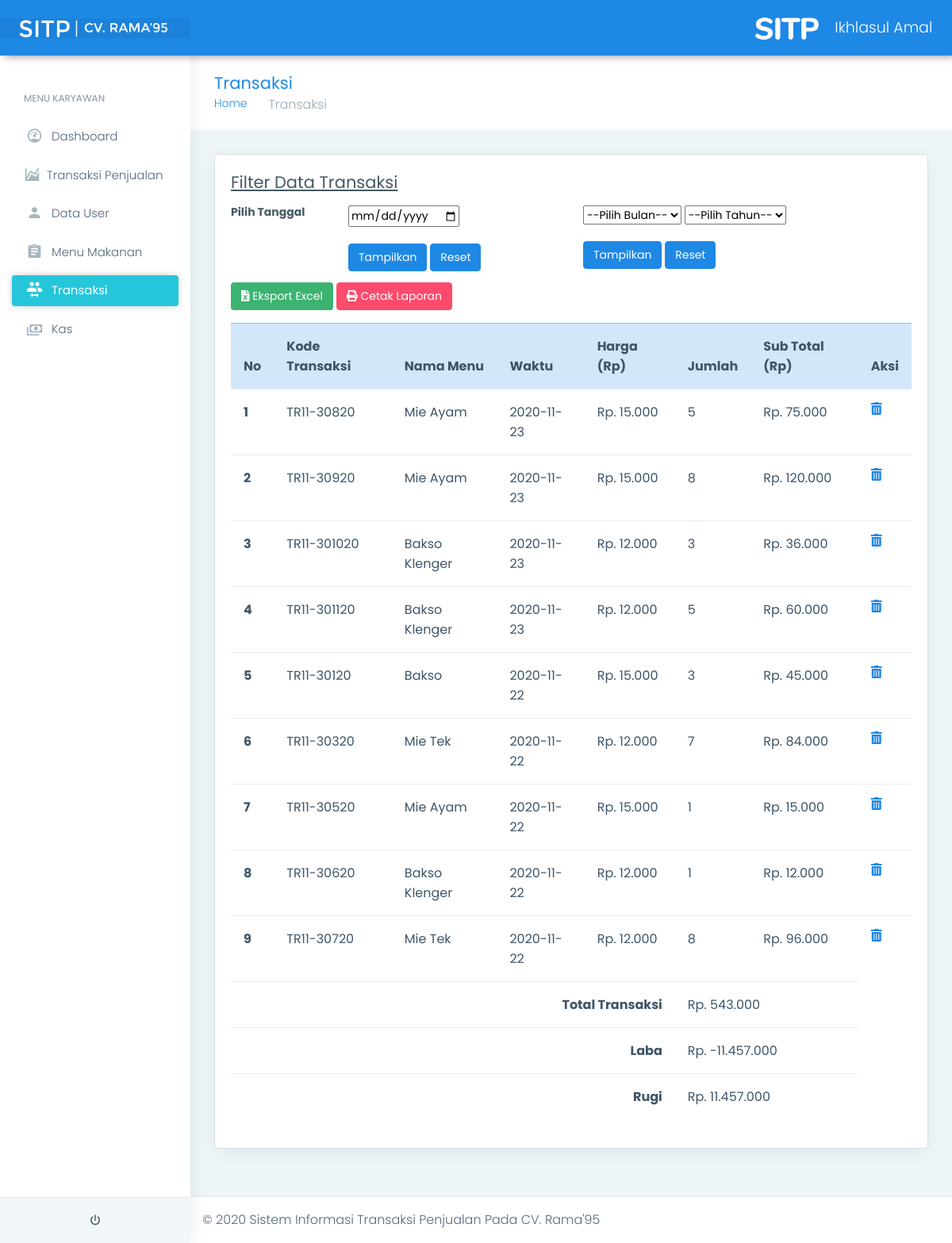
The app's page /admin/admin-transaksi.php (signed in) with its own data.
### tables this page shows
CREATE TABLE `tbl_user` (
  `id_user` int(11) NOT NULL,
  `nama` varchar(50) NOT NULL,
  `email` varchar(50) NOT NULL,
  `password` varchar(128) NOT NULL,
  `level` int(1) NOT NULL COMMENT '0 = admin,\r\n1 = pimpinan,'
);

CREATE TABLE `tbl_transaksi` (
  `id_transaksi` int(11) NOT NULL,
  `id_menu` int(5) NOT NULL,
  `tgl_transaksi` date NOT NULL,
  `harga_m` varchar(50) NOT NULL,
  `jumlah_menu` varchar(14) NOT NULL,
  `total_transaksi` varchar(50) NOT NULL
);

CREATE TABLE `tbl_menu` (
  `id_menu` int(11) NOT NULL,
  `nama_m` varchar(50) NOT NULL,
  `harga_m` varchar(50) NOT NULL,
  `kategori_m` varchar(50) NOT NULL
);

### admin/admin-transaksi.php (the view, shortened to what this page needs)
<?php include 'header.php'; ?>
<!DOCTYPE html>
<html dir="ltr" lang="en">
<body>
  <div id="main-wrapper" data-layout="vertical" data-navbarbg="skin5" data-sidebartype="full" data-sidebar-position="absolute" data-header-position="absolute" data-boxed-layout="full">
    <header class="topbar" data-navbarbg="skin6">
      <nav class="navbar top-navbar navbar-expand-md navbar-dark">
        <div class="navbar-header" data-logobg="skin6">
          <a class="navbar-brand ml-4" href="">
            <b class="logo-icon">
              <img src="../assets/images/LOGO-RAKA.png" alt="homepage" height="25px" class="dark-logo" />
            </b>
          </a>
        </div>
        <div class="navbar-collapse collapse" id="navbarSupportedContent" data-navbarbg="skin5">
          <ul class="navbar-nav">
            <li class="nav-item dropdown">
              <a class="nav-link dropdown-toggle text-muted waves-effect waves-dark" href="" data-toggle="dropdown" aria-haspopup="true" aria-expanded="false"><img src="../assets/images/SITP.png" alt="user" style="height: 30px;margin-right: 20px" ><?php
                    $email= $_SESSION['email'];
                    $data=mysqli_query($conn,"SELECT * FROM tbl_user WHERE email='$email' ");
                    while($tampil=mysqli_fetch_array($data))
                    {
                      echo $tampil['nama'];
                    }
                ?></a>
            </li>
          </ul>
        </div>
      </nav>
    </header>
    <?php include 'sidebar.php'; ?>
    <div class="page-wrapper">
      <div class="page-breadcrumb">
        <div class="row align-items-center">
          <div class="col-md-6 col-8 align-self-center">
            <h3 class="page-title mb-0 p-0">Transaksi</h3>
            <div class="d-flex align-items-center">
              <nav aria-label="breadcrumb">
                <ol class="breadcrumb">
                  <li class="breadcrumb-item"><a href="#">Home</a></li>
                  <li class="breadcrumb-item active" aria-current="page">Transaksi</li>
                </ol>
              </nav>
            </div>
          </div>
        </div>
      </div>
      <div class="container-fluid">
        <div class="row">
          <div class="col-12">
            <div class="card">
              <div class="card-body">
                <form action="get">
                  <h4 class="card-title"><u>Filter Data Transaksi </u></h4>
                </form>
                <div class="row pb-12">
                  <div class="col-2">
                    <h6 class="d-inline">Pilih Tanggal</h6>
                  </div>
                  <div class="col-4">
                    <form action="" method="get">
                    <input type="date" name="tgl" value="filter"><br><br>
                    <button type="submit" name="cari" class="btn btn-info">Tampilkan</button>
                    <a href="admin-transaksi.php" class="btn btn-info">Reset</a>
                    </form>
                  </div>
                  <div class="col-4">
                    <form action="" method="get">
                    <select name="bulan" required>
                      <option disabled selected>--Pilih Bulan--</option>
                    </select>
                    <select name="tahun" required>
                      <option disabled selected>--Pilih Tahun--</option>
                    </select>
                    <br><br>
                    <button type="submit" name="caribulan" class="btn btn-info">Tampilkan</button>
                    <a href="admin-transaksi.php" class="btn btn-info">Reset</a>
                    </form>
                  </div>
                </div>
                <a class="btn mb-3" href="excel/etransaksi.php" style="background-color: mediumseagreen; color:white;"><em class="fa fa-file-excel"></em> Eksport Excel</a>
                <a href="cetak/ctransaksi.php" target="_blank" class="btn btn-danger mb-3"><em class="fa fa-print"></em> Cetak Laporan</a>
                <table class="table table-hover" id="table_id">
                  <thead>
                    <tr class="table-info">
                      <th scope="col">No</th>
                      <th scope="col">Kode Transaksi</th>
                      <th scope="col">Nama Menu</th>
                      <th scope="col">Waktu</th>
                      <th scope="col">Harga (Rp)</th>
                      <th scope="col">Jumlah</th>
                      <th scope="col">Sub Total (Rp)</th>
                      <th scope="col">Aksi</th>
                    </tr>
                  </thead>
                  <tbody>
                    <?php
                    if(isset($_GET['cari'])){
                      $tgl = $_GET['tgl'];
                      $no = 1;
                      $gj=mysqli_query($conn,"SELECT * FROM tbl_transaksi as a inner join tbl_menu as b on a.id_menu=b.id_menu WHERE tgl_transaksi='$tgl' ORDER BY tgl_transaksi DESC");
                      foreach ($gj as $g) : ?>
                    <tr>
                      <th scope="row"><?= $no++; ?></th>
                      <td>TR<?= date('m-d').$g['id_transaksi'].date('y');?></td>
                      <td><?= $g['nama_m'];?></td>
                      <td><?= $g['tgl_transaksi'];?></td>
                      <td><?= "Rp. ". number_format($g['harga_m'], 0, ',', '.')?></td>
                      <td><?= $g['jumlah_menu'];?></td>
                      <td><?= "Rp. ". number_format($g['total_transaksi'], 0, ',', '.')?></td>
                      <td><a href="../control/htransaksi.php?id_transaksi=<?= $g['id_transaksi']?>" onclick="return confirm('yakin Hapus ?')"><i class="fas fa-trash-alt "></i></a></td>
                    </tr>
                  <?php endforeach;}elseif(isset($_GET['caribulan'])){
                      $bulan = $_GET['bulan'];
                      $tahun = $_GET['tahun'];
                      $no = 1;
                      $gj=mysqli_query($conn,"SELECT * FROM tbl_transaksi as a inner join tbl_menu as b on a.id_menu=b.id_menu WHERE tgl_transaksi LIKE '%$tahun-$bulan%' ORDER BY tgl_transaksi DESC");
                      foreach ($gj as $g) : ?>
                    <tr>
                      <th scope="row"><?= $no++; ?></th>
                      <td>TR<?= date('m-d').$g['id_transaksi'].date('y');?></td>
                      <td><?= $g['nama_m'];?></td>
                      <td><?= $g['tgl_transaksi'];?></td>
                      <td><?= "Rp. ". number_format($g['harga_m'], 0, ',', '.')?></td>
                      <td><?= $g['jumlah_menu'];?></td>
                      <td><?= "Rp. ". number_format($g['total_transaksi'], 0, ',', '.')?></td>
                      <td><a href="../control/htransaksi.php?id_transaksi=<?= $g['id_transaksi']?>" onclick="return confirm('yakin Hapus ?')"><i class="fas fa-trash-alt "></i></a></td>
                    </tr>
                  <?php endforeach;}else{
                      $no = 1;
                      $gj=mysqli_query($conn,"SELECT * FROM tbl_transaksi as a inner join tbl_menu as b on a.id_menu=b.id_menu ORDER BY tgl_transaksi DESC");
                      foreach ($gj as $g) : ?>
                    <tr>
                      <th scope="row"><?= $no++; ?></th>
                      <td>TR<?= date('m-d').$g['id_transaksi'].date('y');?></td>
                      <td><?= $g['nama_m'];?></td>
                      <td><?= $g['tgl_transaksi'];?></td>
                      <td><?= "Rp. ". number_format($g['harga_m'], 0, ',', '.')?></td>
                      <td><?= $g['jumlah_menu'];?></td>
                      <td><?= "Rp. ". number_format($g['total_transaksi'], 0, ',', '.')?></td>
                      <td><a href="../control/htransaksi.php?id_transaksi=<?= $g['id_transaksi']?>" onclick="return confirm('yakin Hapus ?')"><i class="fas fa-trash-alt "></i></a></td>
                    </tr>
                   <?php endforeach;}?>
                    <tr>
                      <th scope="row" colspan="5" style="text-align: right">Total Transaksi</th>
                      <?php
                        $gj=mysqli_query($conn,"SELECT SUM(total_transaksi) AS Total FROM tbl_transaksi");
                        $tot = mysqli_fetch_array($gj);
                        $total = $tot['Total'];
                        $data=mysqli_query($conn,"SELECT SUM(kas_awal) AS Total FROM tbl_kas_awal");
                        $tm = mysqli_fetch_array($data);
                        $kas = $tm['Total'];
                        $laba = $total-$kas;
                        $rugi = $kas - $tot['Total'];
                       ?>
                      <td colspan="2"><?= "Rp. ". number_format($total, 0, ',', '.')?></td>
                    </tr>
                    <tr>
                      <th scope="row" colspan="5" style="text-align: right">Laba</th>
                      <td colspan="2"><?= "Rp. ". number_format($laba, 0, ',', '.')?></td>
                    </tr>
                    <tr>
                      <th scope="row" colspan="5" style="text-align: right">Rugi</th>
                      <td colspan="2"><?= "Rp. ". number_format($rugi, 0, ',', '.')?></td>
                    </tr>
                  </tbody>
                </table>
              </div>
            </div>
          </div>
        </div>
      </div>
      <footer class="footer"> © 2020 Sistem Informasi Transaksi Penjualan Pada CV. Rama'95 </a>
      </footer>
    </div>
  </div>
</body>
</html>

### admin/header.php (shortened to what this page needs)
<head>
  <link href="../assets/plugins/chartist-js/dist/chartist.min.css" rel="stylesheet">
  <link href="../assets/plugins/chartist-js/dist/chartist-init.css" rel="stylesheet">
  <link href="../assets/plugins/chartist-plugin-tooltip-master/dist/chartist-plugin-tooltip.css" rel="stylesheet">
  <link href="../assets/plugins/c3-master/c3.min.css" rel="stylesheet">
  <link href="css/style.min.css" rel="stylesheet">
</head>

### admin/sidebar.php (shortened to what this page needs)
<aside class="left-sidebar" data-sidebarbg="skin6">
  <div class="scroll-sidebar">
    <nav class="sidebar-nav">
      <ul id="sidebarnav">
         <?php
                    $email= $_SESSION['email'];
                    $data=mysqli_query($conn,"SELECT * FROM tbl_user WHERE email='$email' ");
                    $t=mysqli_fetch_array($data);
                    $level = $t['level'];
                    if($level==0){
                    ?>
        <li class="nav-small-cap"><span class="hide-menu">Menu Karyawan</span></li>
        <li class="sidebar-item"> <a class="sidebar-link waves-effect waves-dark sidebar-link" href="index.php" aria-expanded="false"><i class="mdi mr-2 mdi-gauge"></i><span class="hide-menu">Dashboard</span></a></li>
        <li class="sidebar-item"> <a class="sidebar-link waves-effect waves-dark sidebar-link" href="admin-transaksipenjualan.php" aria-expanded="false"><i class="mdi mr-2 mdi-chart-areaspline"></i><span class="hide-menu">Transaksi Penjualan</span></a>
        </li>
        <li class="sidebar-item"> <a class="sidebar-link waves-effect waves-dark sidebar-link" href="admin-datauser.php" aria-expanded="false"><i class="mdi mr-2 mdi-account"></i><span class="hide-menu">Data User</span></a></li>
        <li class="sidebar-item"> <a class="sidebar-link waves-effect waves-dark sidebar-link" href="admin-menumakanan.php" aria-expanded="false">
            <i class="mdi mr-2 mdi-clipboard-text"></i><span class="hide-menu">Menu Makanan</span></a>
        </li>
        <li class="sidebar-item"> <a class="sidebar-link waves-effect waves-dark sidebar-link" href="admin-transaksi.php" aria-expanded="false"><i class="mdi mr-2  mdi-account-switch"></i><span class="hide-menu">Transaksi</span></a></li>
        <li class="sidebar-item"> <a class="sidebar-link waves-effect waves-dark sidebar-link" href="kas.php" aria-expanded="false"><i class="mdi mr-2 mdi-cash-multiple"></i><span class="hide-menu">Kas</span></a></li>
         <?php }
                    ?>
      </ul>
    </nav>
  </div>
  <div class="sidebar-footer">
    <div class="row justify-content-center">
      <div class="col-4 link-wrap">
        <a href="../control/logout.php" class="link" onclick="return confirm('Yakin Keluar ?')" data-toggle="tooltip" title="" data-original-title="Logout"><i class="mdi mdi-power"></i></a>
      </div>
    </div>
  </div>
</aside>

### records on screen
tbl_user: nama "Ikhlasul Amal"
tbl_transaksi: id_transaksi "8", id_menu.nama_m "Mie Ayam", tgl_transaksi "2020-11-23", id_menu.harga_m "15.000", jumlah_menu "5", total_transaksi "75.000"
tbl_transaksi: id_transaksi "9", id_menu.nama_m "Mie Ayam", tgl_transaksi "2020-11-23", id_menu.harga_m "15.000", jumlah_menu "8", total_transaksi "120.000"
tbl_transaksi: id_transaksi "10", id_menu.nama_m "Bakso Klenger", tgl_transaksi "2020-11-23", id_menu.harga_m "12.000", jumlah_menu "3", total_transaksi "36.000"
tbl_transaksi: id_transaksi "11", id_menu.nama_m "Bakso Klenger", tgl_transaksi "2020-11-23", id_menu.harga_m "12.000", jumlah_menu "5", total_transaksi "60.000"
tbl_transaksi: id_transaksi "1", id_menu.nama_m "Bakso", tgl_transaksi "2020-11-22", id_menu.harga_m "15.000", jumlah_menu "3", total_transaksi "45.000"
tbl_transaksi: id_transaksi "3", id_menu.nama_m "Mie Tek", tgl_transaksi "2020-11-22", id_menu.harga_m "12.000", jumlah_menu "7", total_transaksi "84.000"
tbl_transaksi: id_transaksi "5", id_menu.nama_m "Mie Ayam", tgl_transaksi "2020-11-22", id_menu.harga_m "15.000", jumlah_menu "1", total_transaksi "15.000"
tbl_transaksi: id_transaksi "6", id_menu.nama_m "Bakso Klenger", tgl_transaksi "2020-11-22", id_menu.harga_m "12.000", jumlah_menu "1", total_transaksi "12.000"
tbl_transaksi: id_transaksi "7", id_menu.nama_m "Mie Tek", tgl_transaksi "2020-11-22", id_menu.harga_m "12.000", jumlah_menu "8", total_transaksi "96.000"

### other values on screen
$total "543.000"
$laba "-11.457.000"
$rugi "11.457.000"
